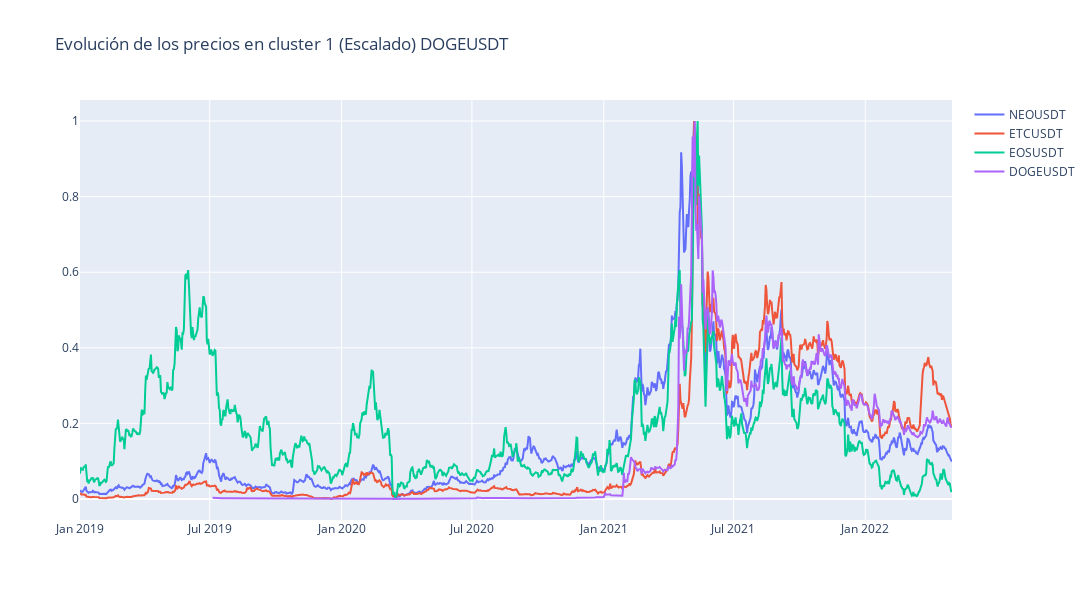

The code cell stored with this chart in its notebook:
### Code cell
fig = go.Figure()
for active in set(aux1.active):
    aux=df_cluster_kmeans[df_cluster_kmeans.active == active]['Scalar_close']
    fig.add_trace(go.Scatter(x=aux.index.astype(dtype=str), 
                            y=aux, name=active))

fig.update_layout(title='Evolución de los precios en cluster 1 (Escalado) '+active,
    width=1100,
    height=600,
    )

fig.show()

### Figure 1 — Plotly figure (JSON) as saved in the notebook; plotly's stock layout.template omitted (floating-point values rounded to 4 significant figures; data arrays with more than 128 entries replaced by an {"elided": "..."} marker saying what was removed)
{"data": [{"name": "NEOUSDT", "type": "scatter", "x": {"elided": "1218 str values"}, "y": {"elided": "1218 float values"}}, {"name": "ETCUSDT", "type": "scatter", "x": {"elided": "1218 str values"}, "y": {"elided": "1218 float values"}}, {"name": "EOSUSDT", "type": "scatter", "x": {"elided": "1218 str values"}, "y": {"elided": "1218 float values"}}, {"name": "DOGEUSDT", "type": "scatter", "x": {"elided": "1033 str values"}, "y": {"elided": "1033 float values"}}], "layout": {"height": 600, "title": {"text": "Evolución de los precios en cluster 1 (Escalado) DOGEUSDT"}, "width": 1100, "xaxis": {"autorange": true, "range": ["2019-01-01", "2022-05-02"], "type": "date"}, "yaxis": {"autorange": true, "range": [-0.05556, 1.056], "type": "linear"}}}
